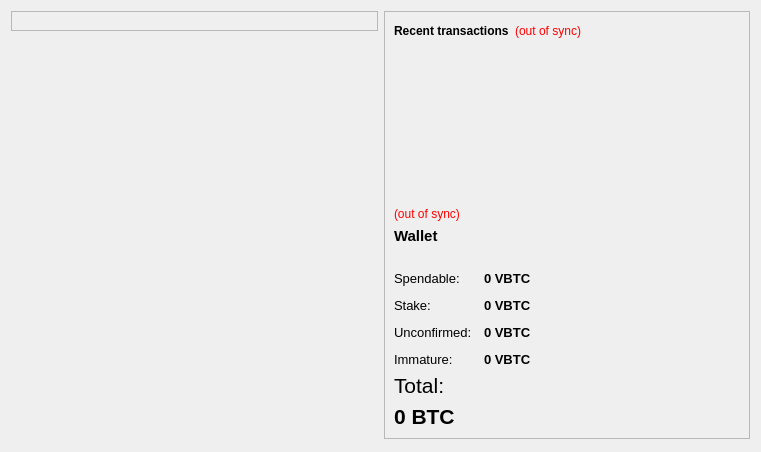
<?xml version="1.0" encoding="UTF-8"?>
<ui version="4.0">
 <class>OverviewPage</class>
 <widget class="QWidget" name="OverviewPage">
  <property name="geometry">
   <rect>
    <x>0</x>
    <y>0</y>
    <width>761</width>
    <height>452</height>
   </rect>
  </property>
  <property name="windowTitle">
   <string>Form</string>
  </property>
  <layout class="QHBoxLayout" name="horizontalLayout" stretch="1,1">
   <item>
    <layout class="QVBoxLayout" name="verticalLayout_2">
     <item>
      <widget class="QFrame" name="frame">
       <property name="frameShape">
        <enum>QFrame::StyledPanel</enum>
       </property>
       <property name="frameShadow">
        <enum>QFrame::Raised</enum>
       </property>
       <layout class="QVBoxLayout" name="verticalLayout_4">
        <item>
         <layout class="QHBoxLayout" name="horizontalLayout_4"/>
        </item>
       </layout>
      </widget>
     </item>
     <item>
      <spacer name="verticalSpacer">
       <property name="orientation">
        <enum>Qt::Vertical</enum>
       </property>
       <property name="sizeHint" stdset="0">
        <size>
         <width>20</width>
         <height>40</height>
        </size>
       </property>
      </spacer>
     </item>
    </layout>
   </item>
   <item>
    <layout class="QVBoxLayout" name="verticalLayout_3">
     <item>
      <widget class="QFrame" name="frame_2">
       <property name="frameShape">
        <enum>QFrame::StyledPanel</enum>
       </property>
       <property name="frameShadow">
        <enum>QFrame::Raised</enum>
       </property>
       <layout class="QVBoxLayout" name="verticalLayout">
        <item>
         <layout class="QHBoxLayout" name="horizontalLayout_2">
          <item>
           <widget class="QLabel" name="label_4">
            <property name="text">
             <string>&lt;b&gt;Recent transactions&lt;/b&gt;</string>
            </property>
           </widget>
          </item>
          <item>
           <widget class="QLabel" name="labelTransactionsStatus">
            <property name="toolTip">
             <string>The displayed information may be out of date. Your wallet automatically synchronizes with the vibrantcoin network after a connection is established, but this process has not completed yet.</string>
            </property>
            <property name="styleSheet">
             <string notr="true">QLabel { color: red; }</string>
            </property>
            <property name="text">
             <string notr="true">(out of sync)</string>
            </property>
            <property name="alignment">
             <set>Qt::AlignRight|Qt::AlignTrailing|Qt::AlignVCenter</set>
            </property>
           </widget>
          </item>
          <item>
           <spacer name="horizontalSpacer">
            <property name="orientation">
             <enum>Qt::Horizontal</enum>
            </property>
            <property name="sizeHint" stdset="0">
             <size>
              <width>40</width>
              <height>20</height>
             </size>
            </property>
           </spacer>
          </item>
         </layout>
        </item>
        <item>
         <widget class="QListView" name="listTransactions">
          <property name="styleSheet">
           <string notr="true">QListView { background: transparent; }</string>
          </property>
          <property name="frameShape">
           <enum>QFrame::NoFrame</enum>
          </property>
          <property name="verticalScrollBarPolicy">
           <enum>Qt::ScrollBarAlwaysOff</enum>
          </property>
          <property name="horizontalScrollBarPolicy">
           <enum>Qt::ScrollBarAlwaysOff</enum>
          </property>
          <property name="selectionMode">
           <enum>QAbstractItemView::NoSelection</enum>
          </property>
         </widget>
        </item>
        <item>
         <widget class="QLabel" name="labelWalletStatus">
          <property name="toolTip">
           <string>The displayed information may be out of date. Your wallet automatically synchronizes with the vibrantcoin network after a connection is established, but this process has not completed yet.</string>
          </property>
          <property name="styleSheet">
           <string notr="true">QLabel { color: red; }</string>
          </property>
          <property name="text">
           <string notr="true">(out of sync)</string>
          </property>
          <property name="alignment">
           <set>Qt::AlignLeading|Qt::AlignLeft|Qt::AlignVCenter</set>
          </property>
         </widget>
        </item>
        <item>
         <widget class="QLabel" name="label_5">
          <property name="font">
           <font>
            <pointsize>11</pointsize>
            <weight>75</weight>
            <bold>true</bold>
           </font>
          </property>
          <property name="text">
           <string>Wallet</string>
          </property>
         </widget>
        </item>
        <item>
         <spacer name="horizontalSpacer_2">
          <property name="orientation">
           <enum>Qt::Horizontal</enum>
          </property>
          <property name="sizeHint" stdset="0">
           <size>
            <width>40</width>
            <height>20</height>
           </size>
          </property>
         </spacer>
        </item>
        <item>
         <layout class="QFormLayout" name="formLayout_2">
          <property name="fieldGrowthPolicy">
           <enum>QFormLayout::AllNonFixedFieldsGrow</enum>
          </property>
          <property name="horizontalSpacing">
           <number>12</number>
          </property>
          <property name="verticalSpacing">
           <number>12</number>
          </property>
          <item row="0" column="0">
           <widget class="QLabel" name="label">
            <property name="font">
             <font>
              <pointsize>10</pointsize>
             </font>
            </property>
            <property name="text">
             <string>Spendable:</string>
            </property>
           </widget>
          </item>
          <item row="0" column="1">
           <widget class="QLabel" name="labelBalance">
            <property name="font">
             <font>
              <pointsize>10</pointsize>
              <weight>75</weight>
              <bold>true</bold>
             </font>
            </property>
            <property name="cursor">
             <cursorShape>IBeamCursor</cursorShape>
            </property>
            <property name="toolTip">
             <string>Your current spendable balance</string>
            </property>
            <property name="text">
             <string notr="true">0 VBTC</string>
            </property>
            <property name="textInteractionFlags">
             <set>Qt::LinksAccessibleByMouse|Qt::TextSelectableByKeyboard|Qt::TextSelectableByMouse</set>
            </property>
           </widget>
          </item>
          <item row="1" column="0">
           <widget class="QLabel" name="label_6">
            <property name="font">
             <font>
              <pointsize>10</pointsize>
             </font>
            </property>
            <property name="text">
             <string>Stake:</string>
            </property>
           </widget>
          </item>
          <item row="1" column="1">
           <widget class="QLabel" name="labelStake">
            <property name="font">
             <font>
              <pointsize>10</pointsize>
              <weight>75</weight>
              <bold>true</bold>
             </font>
            </property>
            <property name="cursor">
             <cursorShape>IBeamCursor</cursorShape>
            </property>
            <property name="toolTip">
             <string>Total of coins that was staked, and do not yet count toward the current balance</string>
            </property>
            <property name="text">
             <string notr="true">0 VBTC</string>
            </property>
            <property name="textInteractionFlags">
             <set>Qt::LinksAccessibleByMouse|Qt::TextSelectableByKeyboard|Qt::TextSelectableByMouse</set>
            </property>
           </widget>
          </item>
          <item row="2" column="0">
           <widget class="QLabel" name="label_3">
            <property name="font">
             <font>
              <pointsize>10</pointsize>
             </font>
            </property>
            <property name="text">
             <string>Unconfirmed:</string>
            </property>
           </widget>
          </item>
          <item row="2" column="1">
           <widget class="QLabel" name="labelUnconfirmed">
            <property name="font">
             <font>
              <pointsize>10</pointsize>
              <weight>75</weight>
              <bold>true</bold>
             </font>
            </property>
            <property name="cursor">
             <cursorShape>IBeamCursor</cursorShape>
            </property>
            <property name="toolTip">
             <string>Total of transactions that have yet to be confirmed, and do not yet count toward the current balance</string>
            </property>
            <property name="text">
             <string notr="true">0 VBTC</string>
            </property>
            <property name="textInteractionFlags">
             <set>Qt::LinksAccessibleByMouse|Qt::TextSelectableByKeyboard|Qt::TextSelectableByMouse</set>
            </property>
           </widget>
          </item>
          <item row="3" column="0">
           <widget class="QLabel" name="labelImmatureText">
            <property name="font">
             <font>
              <pointsize>10</pointsize>
             </font>
            </property>
            <property name="text">
             <string>Immature:</string>
            </property>
           </widget>
          </item>
          <item row="3" column="1">
           <widget class="QLabel" name="labelImmature">
            <property name="font">
             <font>
              <pointsize>10</pointsize>
              <weight>75</weight>
              <bold>true</bold>
             </font>
            </property>
            <property name="toolTip">
             <string>Mined balance that has not yet matured</string>
            </property>
            <property name="text">
             <string notr="true">0 VBTC</string>
            </property>
            <property name="textInteractionFlags">
             <set>Qt::LinksAccessibleByMouse|Qt::TextSelectableByKeyboard|Qt::TextSelectableByMouse</set>
            </property>
           </widget>
          </item>
         </layout>
        </item>
        <item>
         <widget class="QLabel" name="labelTotalText">
          <property name="font">
           <font>
            <family>Arial</family>
            <pointsize>16</pointsize>
           </font>
          </property>
          <property name="text">
           <string>Total:</string>
          </property>
         </widget>
        </item>
        <item>
         <widget class="QLabel" name="labelTotal">
          <property name="font">
           <font>
            <family>Arial</family>
            <pointsize>16</pointsize>
            <weight>75</weight>
            <bold>true</bold>
           </font>
          </property>
          <property name="cursor">
           <cursorShape>IBeamCursor</cursorShape>
          </property>
          <property name="toolTip">
           <string>Your current total balance</string>
          </property>
          <property name="text">
           <string notr="true">0 BTC</string>
          </property>
          <property name="textInteractionFlags">
           <set>Qt::LinksAccessibleByMouse|Qt::TextSelectableByKeyboard|Qt::TextSelectableByMouse</set>
          </property>
         </widget>
        </item>
       </layout>
      </widget>
     </item>
     <item>
      <spacer name="verticalSpacer_2">
       <property name="orientation">
        <enum>Qt::Vertical</enum>
       </property>
       <property name="sizeHint" stdset="0">
        <size>
         <width>20</width>
         <height>40</height>
        </size>
       </property>
      </spacer>
     </item>
    </layout>
   </item>
  </layout>
 </widget>
 <resources/>
 <connections/>
</ui>
